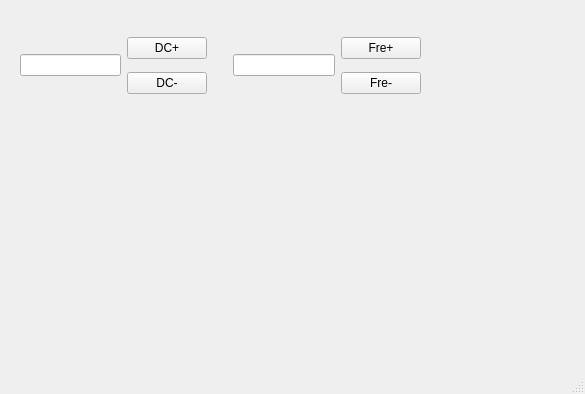
<?xml version="1.0" encoding="UTF-8"?>
<ui version="4.0">
 <class>MainWindow</class>
 <widget class="QMainWindow" name="MainWindow">
  <property name="geometry">
   <rect>
    <x>0</x>
    <y>0</y>
    <width>585</width>
    <height>394</height>
   </rect>
  </property>
  <property name="windowTitle">
   <string>MainWindow</string>
  </property>
  <widget class="QWidget" name="centralwidget">
   <widget class="QWidget" name="">
    <property name="geometry">
     <rect>
      <x>20</x>
      <y>30</y>
      <width>401</width>
      <height>71</height>
     </rect>
    </property>
    <layout class="QGridLayout" name="gridLayout">
     <item row="0" column="2">
      <spacer name="verticalSpacer">
       <property name="orientation">
        <enum>Qt::Vertical</enum>
       </property>
       <property name="sizeHint" stdset="0">
        <size>
         <width>20</width>
         <height>40</height>
        </size>
       </property>
      </spacer>
     </item>
     <item row="0" column="1">
      <layout class="QHBoxLayout" name="horizontalLayout">
       <item>
        <widget class="QLineEdit" name="lineEdit_DC"/>
       </item>
       <item>
        <layout class="QVBoxLayout" name="verticalLayout">
         <item>
          <widget class="QPushButton" name="button_DC_UP">
           <property name="text">
            <string>DC+</string>
           </property>
          </widget>
         </item>
         <item>
          <widget class="QPushButton" name="button_DC_DOWN">
           <property name="text">
            <string>DC-</string>
           </property>
          </widget>
         </item>
        </layout>
       </item>
      </layout>
     </item>
     <item row="0" column="3">
      <layout class="QHBoxLayout" name="horizontalLayout_2">
       <item>
        <widget class="QLineEdit" name="lineEdit_FRE"/>
       </item>
       <item>
        <layout class="QVBoxLayout" name="verticalLayout_2">
         <item>
          <widget class="QPushButton" name="button_FRE_UP">
           <property name="text">
            <string>Fre+</string>
           </property>
          </widget>
         </item>
         <item>
          <widget class="QPushButton" name="button_FRE_DOWN">
           <property name="text">
            <string>Fre-</string>
           </property>
          </widget>
         </item>
        </layout>
       </item>
      </layout>
     </item>
    </layout>
   </widget>
  </widget>
  <widget class="QStatusBar" name="statusbar"/>
 </widget>
 <resources/>
 <connections/>
</ui>
